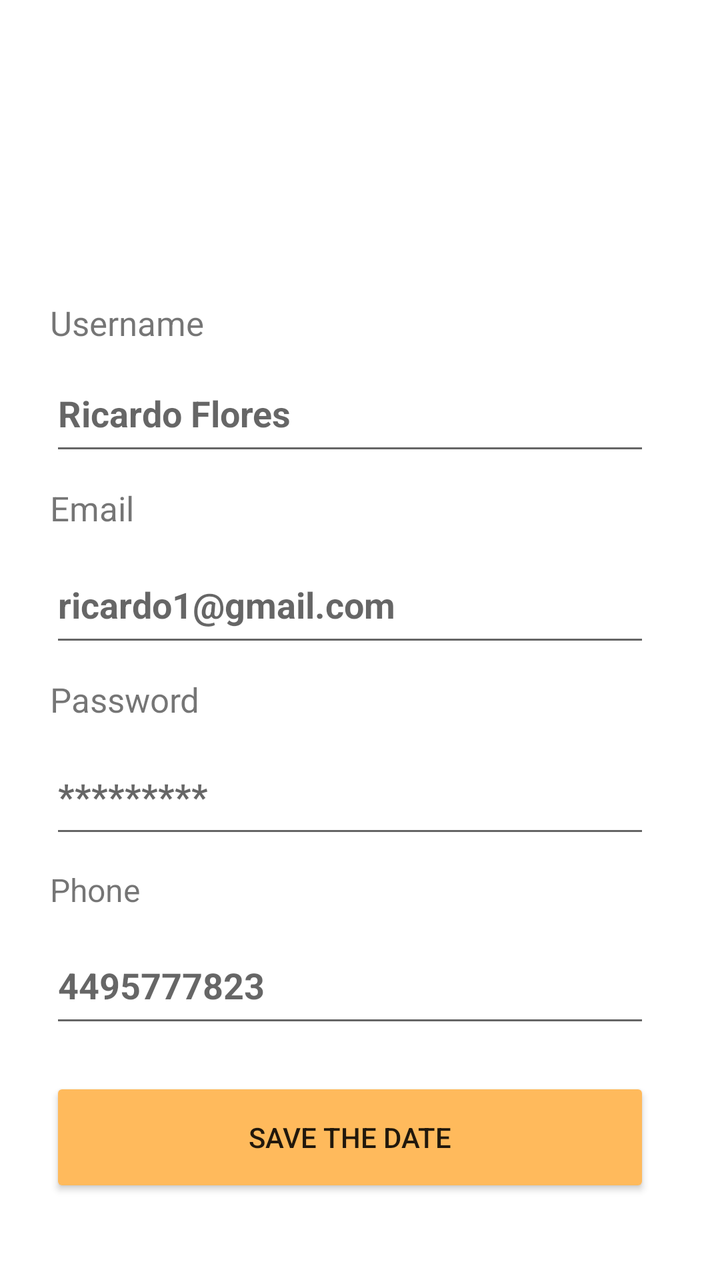
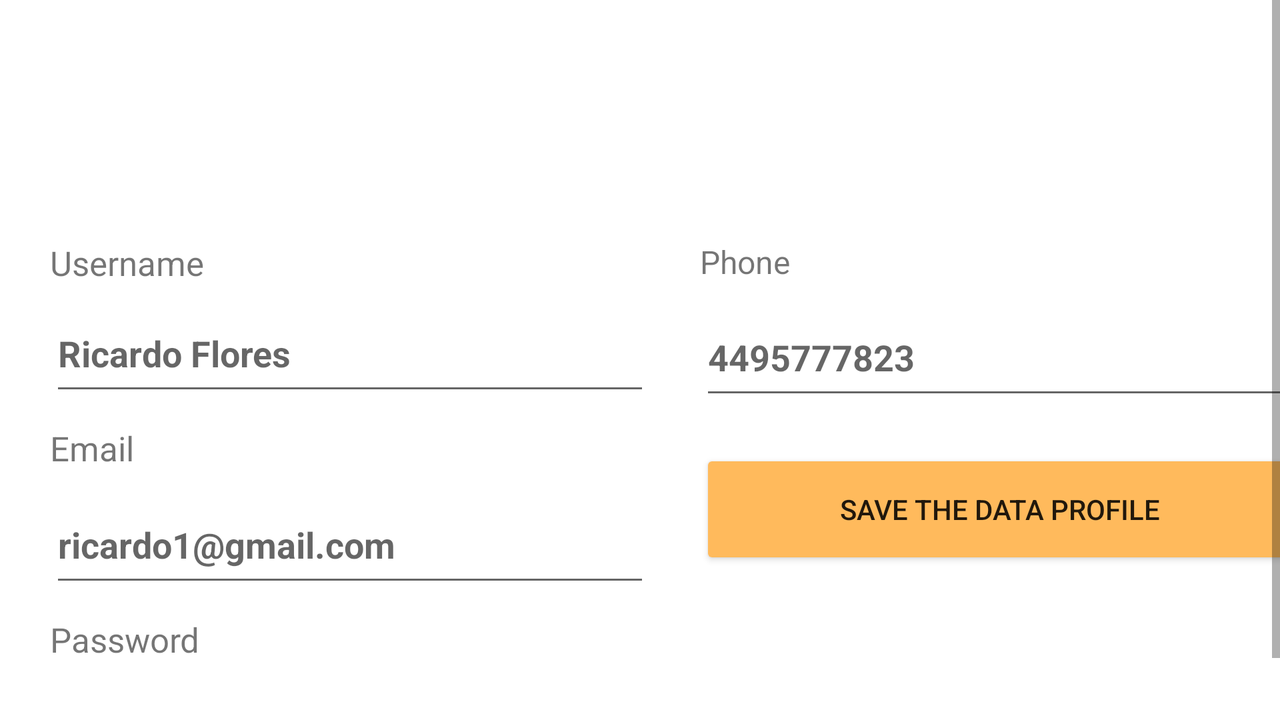

Compare how this app lays out the same screen by default and in its alternative resource folder. The renders come first, then the two layout files and the values they reference.
<!-- AndroidManifest.xml: application theme Theme.HealthPetApp -->
<!-- res/layout/activity_profile.xml -->
<?xml version="1.0" encoding="utf-8"?>
<androidx.constraintlayout.widget.ConstraintLayout xmlns:android="http://schemas.android.com/apk/res/android"
    xmlns:app="http://schemas.android.com/apk/res-auto"
    xmlns:tools="http://schemas.android.com/tools"
    android:layout_width="match_parent"
    android:layout_height="match_parent"
    tools:context=".Profile">

    <TextView
        android:id="@+id/avatar"
        android:layout_width="100dp"
        android:layout_height="100dp"
        android:layout_marginStart="70dp"
        android:layout_marginTop="20dp"
        android:background="@drawable/avatar"
        app:layout_constraintStart_toStartOf="parent"
        app:layout_constraintTop_toTopOf="parent" />

    <TextView
        android:id="@+id/name_pet"
        android:layout_width="359dp"
        android:layout_height="wrap_content"
        android:text="@string/username"
        android:textSize="17sp"
        app:flow_verticalAlign="top"
        app:layout_constraintStart_toStartOf="parent"
        app:layout_constraintTop_toBottomOf="@+id/avatar"
        android:layout_marginStart="25dp"
        android:layout_marginTop="30dp" />

    <EditText
        android:id="@+id/name"
        android:layout_width="300dp"
        android:layout_height="55dp"
        android:layout_marginStart="25dp"
        android:layout_marginTop="5dp"
        android:ems="50"
        android:textSize="18dp"
        android:hint="@string/name_profile"
        android:textStyle="bold"
        android:textColor="@color/black"
        android:inputType="text"
        app:layout_constraintStart_toStartOf="parent"
        app:layout_constraintTop_toBottomOf="@+id/name_pet" />

    <TextView
        android:id="@+id/ser"
        android:layout_width="359dp"
        android:layout_height="wrap_content"
        android:text="@string/email"
        android:textSize="17sp"
        app:flow_verticalAlign="top"
        app:layout_constraintStart_toStartOf="parent"
        app:layout_constraintTop_toBottomOf="@id/name"
        android:layout_marginStart="25dp"
        android:layout_marginTop="10dp" />

    <EditText
        android:id="@+id/ser_text"
        android:layout_width="300dp"
        android:layout_height="55dp"
        android:layout_marginStart="25dp"
        android:layout_marginTop="8dp"
        android:ems="50"
        android:textColor="@color/black"
        android:textSize="18dp"
        android:textStyle="bold"
        android:hint="@string/email_profile"
        android:inputType="text"
        app:layout_constraintStart_toStartOf="parent"
        app:layout_constraintTop_toBottomOf="@+id/ser" />

    <TextView
        android:id="@+id/des"
        android:layout_width="359dp"
        android:layout_height="wrap_content"
        android:text="@string/password"
        android:textSize="17sp"
        app:flow_verticalAlign="top"
        app:layout_constraintStart_toStartOf="parent"
        app:layout_constraintTop_toBottomOf="@id/ser_text"
        android:layout_marginStart="25dp"
        android:layout_marginTop="10dp" />

    <EditText
        android:id="@+id/desc_text"
        android:layout_width="300dp"
        android:layout_height="55dp"
        android:layout_marginStart="25dp"
        android:layout_marginTop="8dp"
        android:ems="50"
        android:textStyle="bold"
        android:textSize="18dp"
        android:textColor="@color/black"
        android:hint="@string/password_profile"
        android:inputType="text"
        app:layout_constraintStart_toStartOf="parent"
        app:layout_constraintTop_toBottomOf="@+id/des" />

    <TextView
        android:id="@+id/remi"
        android:layout_width="359dp"
        android:layout_height="wrap_content"
        android:text="@string/phone"
        android:textSize="16sp"
        app:flow_verticalAlign="top"
        app:layout_constraintStart_toStartOf="parent"
        app:layout_constraintTop_toBottomOf="@id/desc_text"
        android:layout_marginStart="25dp"
        android:layout_marginTop="10dp" />

    <EditText
        android:id="@+id/remind_text"
        android:layout_width="300dp"
        android:layout_height="55dp"
        android:layout_marginStart="25dp"
        android:layout_marginTop="8dp"
        android:ems="50"
        android:textStyle="bold"
        android:textSize="18sp"
        android:textColor="@color/black"
        android:hint="@string/phone_profile"
        android:inputType="text"
        app:layout_constraintStart_toStartOf="parent"
        app:layout_constraintTop_toBottomOf="@+id/remi" />

    <Button
        android:id="@+id/btnSaveDate"
        android:layout_width="300dp"
        android:layout_height="60dp"
        android:layout_marginStart="25dp"
        android:layout_marginTop="20dp"
        android:backgroundTint="#FFBA5C"
        android:text="@string/save"
        app:cornerRadius="20dp"
        app:layout_constraintStart_toStartOf="parent"
        app:layout_constraintTop_toBottomOf="@+id/remind_text" />


</androidx.constraintlayout.widget.ConstraintLayout>
<!-- resources referenced by this layout -->
<resources>
  <color name="black">#FF000000</color>
  <string name="email">Email</string>
  <string name="email_profile">ricardo1@gmail.com</string>
  <string name="name_profile">Ricardo Flores</string>
  <string name="password">Password</string>
  <string name="password_profile">*********</string>
  <string name="phone">Phone</string>
  <string name="phone_profile">4495777823</string>
  <string name="save">Save the Date</string>
  <string name="username">Username</string>
  <style name="Theme.HealthPetApp" parent="Theme.MaterialComponents.DayNight.DarkActionBar">
          
          <item name="colorPrimary">@color/purple_500</item>
          <item name="colorPrimaryVariant">@color/purple_700</item>
          <item name="colorOnPrimary">@color/white</item>
          
          <item name="colorSecondary">@color/teal_200</item>
          <item name="colorSecondaryVariant">@color/teal_700</item>
          <item name="colorOnSecondary">@color/black</item>
          
          <item name="android:statusBarColor" tools:targetApi="l">?attr/colorPrimaryVariant</item>
          
      </style>
  <color name="purple_500">#FFBA5C</color>
  <color name="purple_700">#F98B00</color>
  <color name="white">#FFFFFFFF</color>
  <color name="teal_200">#FF03DAC5</color>
  <color name="teal_700">#FF018786</color>
</resources>
<!-- res/layout-land/activity_profile.xml (the author's variant of the layout above) -->
<!-- drawn on the phone turned sideways -->
<?xml version="1.0" encoding="utf-8"?>
<ScrollView
    xmlns:android="http://schemas.android.com/apk/res/android"
    xmlns:app="http://schemas.android.com/apk/res-auto"
    xmlns:tools="http://schemas.android.com/tools"

    android:layout_width="wrap_content"
    android:layout_height="wrap_content"
    tools:layout_editor_absoluteX="1dp"
    tools:layout_editor_absoluteY="1dp"
    android:fillViewport="true">

    <androidx.constraintlayout.widget.ConstraintLayout
        android:layout_width="match_parent"
        android:layout_height="match_parent"
        tools:context=".Profile">

        <TextView
            android:id="@+id/avatar"
            android:layout_width="100dp"
            android:layout_height="100dp"
            android:layout_marginStart="130dp"
            android:layout_marginTop="20dp"
            android:background="@drawable/avatar"
            app:layout_constraintStart_toStartOf="parent"
            app:layout_constraintTop_toTopOf="parent" />

        <TextView
            android:id="@+id/name_pet"
            android:layout_width="325dp"
            android:layout_height="wrap_content"
            android:text="@string/username"
            android:textSize="17sp"
            app:flow_verticalAlign="top"
            app:layout_constraintStart_toStartOf="parent"
            app:layout_constraintTop_toBottomOf="@+id/avatar"
            android:layout_marginStart="25dp" />

        <EditText
            android:id="@+id/name"
            android:layout_width="300dp"
            android:layout_height="55dp"
            android:layout_marginStart="25dp"
            android:layout_marginTop="5dp"
            android:ems="50"
            android:textSize="18dp"
            android:hint="@string/name_profile"
            android:textStyle="bold"
            android:textColor="@color/black"
            android:inputType="text"
            app:layout_constraintStart_toStartOf="parent"
            app:layout_constraintTop_toBottomOf="@+id/name_pet" />

        <TextView
            android:id="@+id/ser"
            android:layout_width="325dp"
            android:layout_height="wrap_content"
            android:text="@string/email"
            android:textSize="17sp"
            app:flow_verticalAlign="top"
            app:layout_constraintStart_toStartOf="parent"
            app:layout_constraintTop_toBottomOf="@id/name"
            android:layout_marginStart="25dp"
            android:layout_marginTop="10dp" />

        <EditText
            android:id="@+id/ser_text"
            android:layout_width="300dp"
            android:layout_height="55dp"
            android:layout_marginStart="25dp"
            android:layout_marginTop="8dp"
            android:ems="50"
            android:textColor="@color/black"
            android:textSize="18dp"
            android:textStyle="bold"
            android:hint="@string/email_profile"
            android:inputType="text"
            app:layout_constraintStart_toStartOf="parent"
            app:layout_constraintTop_toBottomOf="@+id/ser" />

        <TextView
            android:id="@+id/des"
            android:layout_width="359dp"
            android:layout_height="wrap_content"
            android:text="@string/password"
            android:textSize="17sp"
            app:flow_verticalAlign="top"
            app:layout_constraintStart_toStartOf="parent"
            app:layout_constraintTop_toBottomOf="@id/ser_text"
            android:layout_marginStart="25dp"
            android:layout_marginTop="10dp" />

        <EditText
            android:id="@+id/desc_text"
            android:layout_width="300dp"
            android:layout_height="55dp"
            android:layout_marginStart="25dp"
            android:layout_marginTop="8dp"
            android:ems="50"
            android:textStyle="bold"
            android:textSize="18dp"
            android:textColor="@color/black"
            android:hint="@string/password_profile"
            android:inputType="text"
            app:layout_constraintStart_toStartOf="parent"
            app:layout_constraintTop_toBottomOf="@+id/des" />

        <TextView
            android:id="@+id/remi"
            android:layout_width="359dp"
            android:layout_height="wrap_content"
            android:text="@string/phone"
            android:textSize="16sp"
            app:flow_verticalAlign="top"
            app:layout_constraintStart_toEndOf="@+id/name_pet"
            app:layout_constraintTop_toTopOf="parent"
            android:layout_marginTop="120dp"/>

        <EditText
            android:id="@+id/remind_text"
            android:layout_width="300dp"
            android:layout_height="55dp"
            android:layout_marginStart="25dp"
            android:layout_marginTop="8dp"
            android:ems="50"
            android:textStyle="bold"
            android:textSize="18sp"
            android:textColor="@color/black"
            android:hint="@string/phone_profile"
            android:inputType="text"
            app:layout_constraintStart_toEndOf="@+id/name"
            app:layout_constraintTop_toBottomOf="@+id/remi"/>

        <Button
            android:id="@+id/btnSaveProfile"
            android:layout_width="300dp"
            android:layout_height="60dp"
            android:layout_marginTop="20dp"
            android:backgroundTint="#FFBA5C"
            android:text="@string/Save_profile"
            app:cornerRadius="20dp"
            app:layout_constraintStart_toEndOf="@+id/ser"
            app:layout_constraintTop_toBottomOf="@+id/remind_text"/>

    </androidx.constraintlayout.widget.ConstraintLayout>

</ScrollView>
<!-- resources referenced by the variant -->
<!-- as the phone turned sideways resolves them -->
<resources>
  <color name="black">#FF000000</color>
  <string name="Save_profile">Save the data profile</string>
  <string name="email">Email</string>
  <string name="email_profile">ricardo1@gmail.com</string>
  <string name="name_profile">Ricardo Flores</string>
  <string name="password">Password</string>
  <string name="password_profile">*********</string>
  <string name="phone">Phone</string>
  <string name="phone_profile">4495777823</string>
  <string name="username">Username</string>
  <style name="Theme.HealthPetApp" parent="Theme.MaterialComponents.DayNight.DarkActionBar">
          
          <item name="colorPrimary">@color/purple_500</item>
          <item name="colorPrimaryVariant">@color/purple_700</item>
          <item name="colorOnPrimary">@color/white</item>
          
          <item name="colorSecondary">@color/teal_200</item>
          <item name="colorSecondaryVariant">@color/teal_700</item>
          <item name="colorOnSecondary">@color/black</item>
          
          <item name="android:statusBarColor" tools:targetApi="l">?attr/colorPrimaryVariant</item>
          
      </style>
  <color name="purple_500">#FFBA5C</color>
  <color name="purple_700">#F98B00</color>
  <color name="white">#FFFFFFFF</color>
  <color name="teal_200">#FF03DAC5</color>
  <color name="teal_700">#FF018786</color>
</resources>
